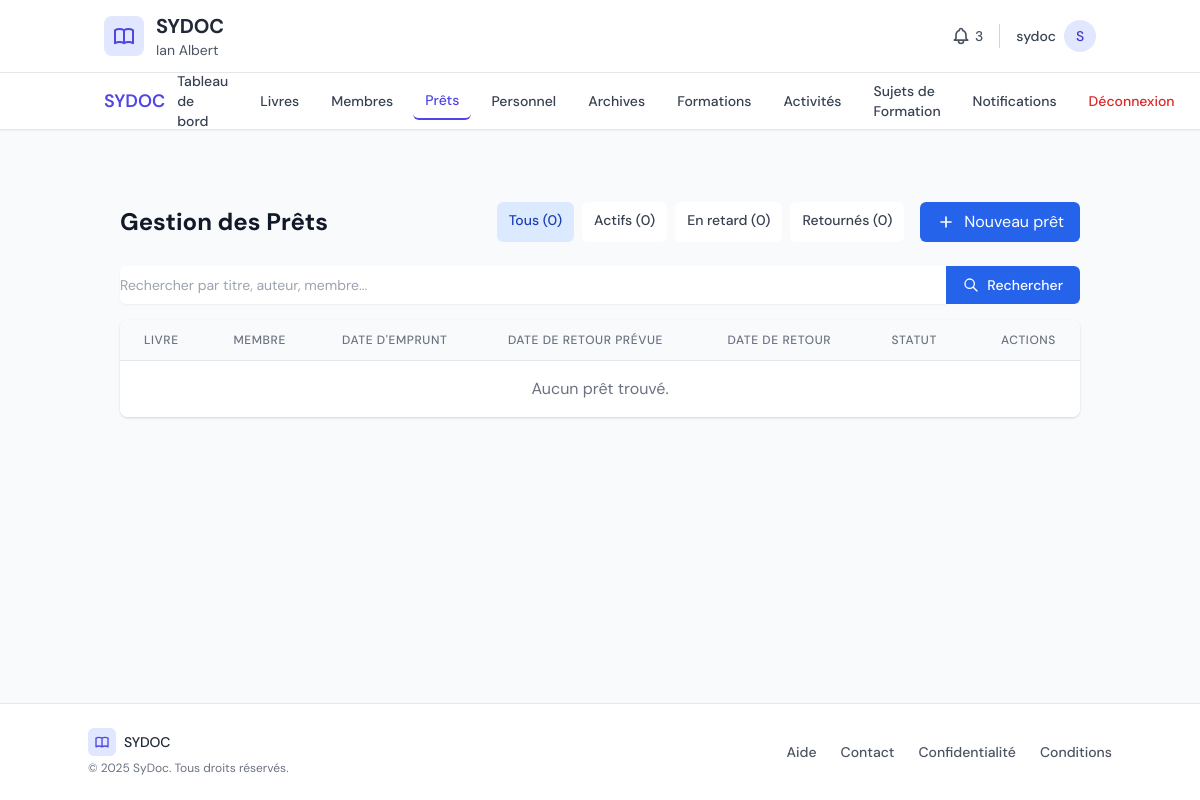
Before: /center/loans/ (signed in) with the older database file.
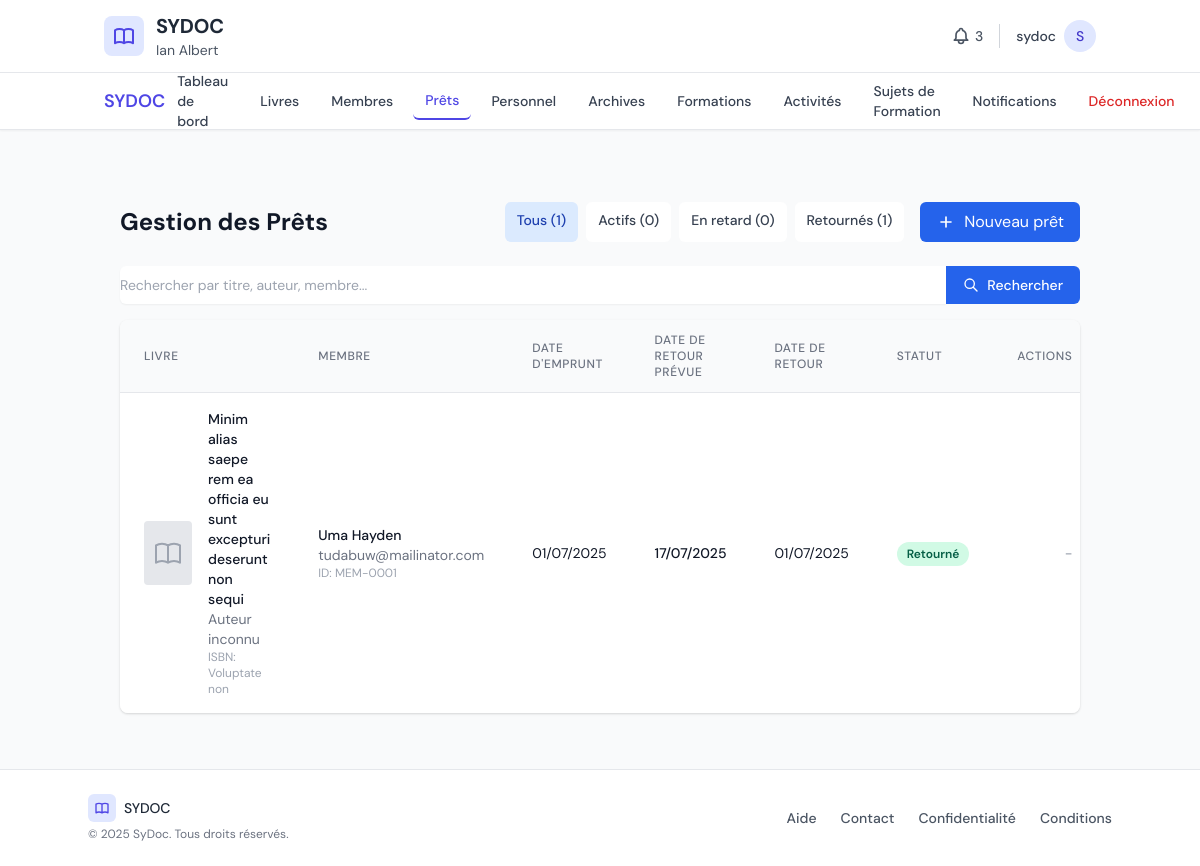
After: the same page with the newer database file.
### core/models.py (models this page shows, shortened)
class Loan(models.Model):
    STATUS_CHOICES = [
        ('borrowed', 'Emprunté'),
        ('returned', 'Retourné'),
        ('overdue', 'En Retard'),
        ('lost', 'Perdu'),
    ]
    book = models.ForeignKey(Book, on_delete=models.CASCADE, related_name='loans', verbose_name='Livre/Ouvrage')
    member = models.ForeignKey(Member, on_delete=models.CASCADE, related_name='loans', verbose_name='Membre Emprunteur')
    loan_date = models.DateField(default=timezone.now, verbose_name='Date d\'Emprunt')
    due_date = models.DateField(verbose_name='Date de Retour Prévue')
    return_date = models.DateField(null=True, blank=True, verbose_name='Date de Retour Effective')
    status = models.CharField(max_length=50, choices=STATUS_CHOICES, default='borrowed', verbose_name='Statut du Prêt')
    class Meta:
        verbose_name = 'Prêt'
        verbose_name_plural = 'Prêts'
        ordering = ['-loan_date']
    @property
    def is_overdue(self):
        if self.return_date:
            return False
        return timezone.now().date() > self.due_date

class Book(models.Model):
    STATUS_CHOICES = [
        ('available', 'Disponible'),
        ('on_loan', 'En Prêt'),
        ('damaged', 'Endommagé'),
        ('lost', 'Perdu'),
    ]
    documentation_center = models.ForeignKey(DocumentationCenter, on_delete=models.CASCADE, related_name='books', verbose_name='Centre de Documentation')
    title = models.CharField(max_length=255, verbose_name='Titre')
    isbn = models.CharField(max_length=13, unique=True, blank=True, null=True, verbose_name='ISBN')
    publication_date = models.DateField(null=True, blank=True, verbose_name='Date de Publication')
    category = models.ForeignKey(Category, on_delete=models.SET_NULL, null=True, verbose_name='Catégorie')
    authors = models.ManyToManyField(Author, related_name='books', verbose_name='Auteurs')
    description = models.TextField(blank=True, verbose_name='Description')
    is_digital = models.BooleanField(default=False, verbose_name='Est Numérique')
    file_upload = models.FileField(upload_to='books/digital/', blank=True, null=True, verbose_name='Fichier Numérique (PDF, EPUB, etc.)')
    pages = models.IntegerField(null=True, blank=True, verbose_name='Nombre de Pages')
    quantity_available = models.IntegerField(default=1, verbose_name='Quantité Disponible (Physique)')
    total_quantity = models.IntegerField(default=1, verbose_name='Quantité Totale (Physique)')
    acquisition_date = models.DateField(default=timezone.now, verbose_name='Date d\'Acquisition')
    cover_image = models.ImageField(upload_to='books/covers/', blank=True, null=True, verbose_name='Image de Couverture')
    status = models.CharField(max_length=50, choices=STATUS_CHOICES, default='available', verbose_name='Statut')
    class Meta:
        verbose_name = 'Livre/Ouvrage'
        verbose_name_plural = 'Livres/Ouvrages'
        unique_together = ('documentation_center', 'title', 'publication_date')
        ordering = ['title']

class Member(models.Model):
    MEMBERSHIP_CHOICES = [
        ('student', 'Étudiant'),
        ('staff', 'Personnel'),
        ('public', 'Public'),
    ]
    documentation_center = models.ForeignKey(DocumentationCenter, on_delete=models.CASCADE, related_name='members', verbose_name='Centre de Documentation')
    member_id = models.CharField(max_length=50, unique=True, verbose_name='ID Membre')
    first_name = models.CharField(max_length=100, verbose_name='Prénom')
    last_name = models.CharField(max_length=100, verbose_name='Nom')
    email = models.EmailField(blank=True, null=True, verbose_name='E-mail')
    phone_number = models.CharField(max_length=17, blank=True, null=True, validators=[DocumentationCenter.phone_regex], verbose_name='Téléphone')
    address = models.TextField(blank=True, verbose_name='Adresse')
    date_joined = models.DateField(auto_now_add=True, verbose_name='Date d\'Adhésion')
    is_active = models.BooleanField(default=True, verbose_name='Actif')
    membership_type = models.CharField(max_length=50, choices=MEMBERSHIP_CHOICES, default='public', verbose_name='Type d\'Adhésion')
    class Meta:
        verbose_name = 'Membre'
        verbose_name_plural = 'Membres'
        unique_together = ('documentation_center', 'member_id')
        ordering = ['last_name', 'first_name']

### center_panel/views.py (the view, shortened to what this page needs)
# urls.py: path('loans/', views.loan_list, name='loans'),
@login_required
def loan_list(request):
    current_center = DocumentationCenter.objects.first()
    if not current_center:
        messages.error(request, "Aucun centre de documentation trouvé.")
        return redirect('admin:index')
    loans = Loan.objects.filter(book__documentation_center=current_center)
    search_query = request.GET.get('search', '')
    status_filter = request.GET.get('status', '')
    if status_filter == 'active':
        loans = loans.filter(return_date__isnull=True)
    elif status_filter == 'overdue':
        loans = loans.filter(return_date__isnull=True, due_date__lt=timezone.now().date())
    elif status_filter == 'returned':
        loans = loans.filter(return_date__isnull=False)
    loans = loans.order_by(
        'return_date',  # Returned loans last
        'due_date',     # Then by due date
        '-loan_date'    # Most recent loans first
    )
    total_loans = loans.count()
    active_loans = loans.filter(return_date__isnull=True).count()
    overdue_loans = loans.filter(return_date__isnull=True, due_date__lt=timezone.now().date()).count()
    returned_loans = loans.filter(return_date__isnull=False).count()
    context = {
        'current_center': current_center,
        'loans': loans,
        'search_query': search_query,
        'status_filter': status_filter,
        'total_loans': total_loans,
        'active_loans': active_loans,
        'overdue_loans': overdue_loans,
        'returned_loans': returned_loans,
    }
    return render(request, 'center_panel/loans.html', context)

### center_panel/templates/center_panel/loans.html (shortened to what the changed rows need)
{% extends 'center_panel/base.html' %}
{% block content %}
<div class="container mx-auto px-4 py-8">
    <div class="flex flex-col md:flex-row md:justify-between md:items-center mb-6">
        <h1 class="text-2xl font-bold text-gray-900 mb-4 md:mb-0">Gestion des Prêts</h1>
        <div class="flex flex-col sm:flex-row gap-4">
            <div class="flex space-x-2">
                <a href="{% url 'center_panel:loans' %}" class="px-3 py-2 rounded-md text-sm font-medium {% if not request.GET.status %}bg-blue-100 text-blue-800{% else %}bg-white text-gray-700 hover:bg-gray-50{% endif %}">
                    Tous ({{ total_loans }})
                </a>
                <a href="?status=active" class="px-3 py-2 rounded-md text-sm font-medium {% if request.GET.status == 'active' %}bg-blue-100 text-blue-800{% else %}bg-white text-gray-700 hover:bg-gray-50{% endif %}">
                    Actifs ({{ active_loans }})
                </a>
                <a href="?status=overdue" class="px-3 py-2 rounded-md text-sm font-medium {% if request.GET.status == 'overdue' %}bg-blue-100 text-blue-800{% else %}bg-white text-gray-700 hover:bg-gray-50{% endif %}">
                    En retard ({{ overdue_loans }})
                </a>
                <a href="?status=returned" class="px-3 py-2 rounded-md text-sm font-medium {% if request.GET.status == 'returned' %}bg-blue-100 text-blue-800{% else %}bg-white text-gray-700 hover:bg-gray-50{% endif %}">
                    Retournés ({{ returned_loans }})
                </a>
            </div>
        </div>
    </div>
    <div class="bg-white shadow overflow-hidden sm:rounded-lg">
        <div class="overflow-x-auto">
            <table id="loans-table" class="min-w-full divide-y divide-gray-200" data-datatable>
                <thead class="bg-gray-50">
                    <tr>
                        <th scope="col" class="px-6 py-3 text-left text-xs font-medium text-gray-500 uppercase tracking-wider">Livre</th>
                        <th scope="col" class="px-6 py-3 text-left text-xs font-medium text-gray-500 uppercase tracking-wider">Membre</th>
                        <th scope="col" class="px-6 py-3 text-left text-xs font-medium text-gray-500 uppercase tracking-wider">Date d'emprunt</th>
                        <th scope="col" class="px-6 py-3 text-left text-xs font-medium text-gray-500 uppercase tracking-wider">Date de retour prévue</th>
                        <th scope="col" class="px-6 py-3 text-left text-xs font-medium text-gray-500 uppercase tracking-wider">Date de retour</th>
                        <th scope="col" class="px-6 py-3 text-left text-xs font-medium text-gray-500 uppercase tracking-wider">Statut</th>
                        <th scope="col" class="px-6 py-3 text-right text-xs font-medium text-gray-500 uppercase tracking-wider">Actions</th>
                    </tr>
                </thead>
                <tbody class="bg-white divide-y divide-gray-200">
                    {% for loan in loans %}
                    <tr class="hover:bg-gray-50">
                        <td class="px-6 py-4">
                            <div class="flex items-center">
                                {% if loan.book.cover_image %}
                                <div class="flex-shrink-0 h-16 w-12">
                                    <img class="h-16 w-12 object-cover rounded" src="{{ loan.book.cover_image.url }}" alt="{{ loan.book.title }}">
                                </div>
                                {% else %}
                                <div class="flex-shrink-0 h-16 w-12 bg-gray-200 flex items-center justify-center rounded">
                                </div>
                                {% endif %}
                                <div class="ml-4">
                                    <div class="text-sm font-medium text-gray-900">{{ loan.book.title }}</div>
                                    <div class="text-sm text-gray-500">{{ loan.book.author|default:"Auteur inconnu" }}</div>
                                    <div class="text-xs text-gray-400">ISBN: {{ loan.book.isbn|default:"N/A" }}</div>
                                </div>
                            </div>
                        </td>
                        <td class="px-6 py-4">
                            <div class="text-sm font-medium text-gray-900">{{ loan.member.first_name }} {{ loan.member.last_name }}</div>
                            <div class="text-sm text-gray-500">{{ loan.member.email|default:"" }}</div>
                            <div class="text-xs text-gray-400">ID: {{ loan.member.member_id }}</div>
                        </td>
                        <td class="px-6 py-4 whitespace-nowrap">
                            <div class="text-sm text-gray-900">{{ loan.loan_date|date:"d/m/Y" }}</div>
                        </td>
                        <td class="px-6 py-4 whitespace-nowrap">
                            <div class="text-sm font-medium {% if loan.is_overdue and not loan.return_date %}text-red-600{% else %}text-gray-900{% endif %}">
                                {{ loan.due_date|date:"d/m/Y" }}
                            </div>
                        </td>
                        <td class="px-6 py-4 whitespace-nowrap">
                            <div class="text-sm text-gray-900">
                                {% if loan.return_date %}
                                    {{ loan.return_date|date:"d/m/Y" }}
                                {% else %}
                                    <span class="text-gray-400">-</span>
                                {% endif %}
                            </div>
                        </td>
                        <td class="px-6 py-4 whitespace-nowrap">
                            {% if loan.return_date %}
                                <span class="px-2.5 py-0.5 inline-flex text-xs leading-5 font-semibold rounded-full bg-green-100 text-green-800">
                                    Retourné
                                </span>
                            {% elif loan.is_overdue %}
                                <span class="px-2.5 py-0.5 inline-flex text-xs leading-5 font-semibold rounded-full bg-red-100 text-red-800">
                                    En retard
                                </span>
                            {% else %}
                                <span class="px-2.5 py-0.5 inline-flex text-xs leading-5 font-semibold rounded-full bg-blue-100 text-blue-800">
                                    En cours
                                </span>
                            {% endif %}
                        </td>
                        <td class="px-6 py-4 whitespace-nowrap text-right text-sm font-medium">
                            {% if not loan.return_date %}
                                <form action="{% url 'center_panel:return_loan' loan.id %}" method="post" class="inline" onsubmit="return confirm('Marquer ce prêt comme retourné ?');">
                                    {% csrf_token %}
                                    <button type="submit" class="text-blue-600 hover:text-blue-900 text-sm font-medium">
                                        <span class="sr-only">Marquer comme retourné</span>
                                        <svg class="h-5 w-5" fill="none" stroke="currentColor" viewBox="0 0 24 24" xmlns="http://www.w3.org/2000/svg">
                                            <path stroke-linecap="round" stroke-linejoin="round" stroke-width="2" d="M5 13l4 4L19 7"></path>
                                        </svg>
                                    </button>
                                </form>
                            {% else %}
                                <span class="text-gray-400">-</span>
                            {% endif %}
                        </td>
                    </tr>
                    {% empty %}
                    <tr>
                        <td colspan="7" class="px-6 py-4 text-center text-gray-500">
                            Aucun prêt trouvé.
                        </td>
                    </tr>
                    {% endfor %}
                </tbody>
            </table>
        </div>
    </div>
</div>
{% endblock %}

Changed rows visible on the page:
added Loan: book "Minim alias saepe rem ea officia eu sunt excepturi deserunt non sequi", book.author "Auteur inconnu", book.isbn "Voluptate non", member.first_name "Uma", member.last_name "Hayden", member.email "tudabuw@mailinator.com", member.member_id "MEM-0001", loan_date "01/07/2025", due_date "17/07/2025", return_date "01/07/2025", shows "Retourné"
Other visible differences:
{{ total_loans }}: "0" → "1"
{{ returned_loans }}: "0" → "1"
text no longer shown: "Aucun prêt trouvé."
